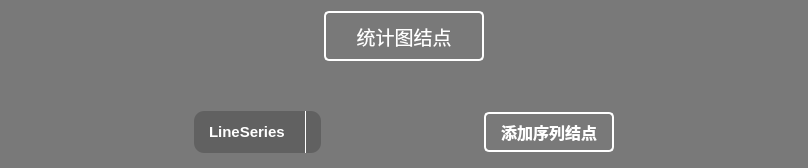
<?xml version="1.0" encoding="UTF-8"?>
<ui version="4.0">
 <class>GraphicsChartNode</class>
 <widget class="QWidget" name="GraphicsChartNode">
  <property name="geometry">
   <rect>
    <x>0</x>
    <y>0</y>
    <width>808</width>
    <height>168</height>
   </rect>
  </property>
  <property name="windowTitle">
   <string>Form</string>
  </property>
  <property name="styleSheet">
   <string notr="true">
background-color: rgb(121, 121, 121);
    color: #BBBBBB;
    font-family: &quot;Segoe UI&quot;;</string>
  </property>
  <layout class="QHBoxLayout" name="horizontalLayout_3">
   <item>
    <layout class="QVBoxLayout" name="verticalLayout_4">
     <item>
      <spacer name="verticalSpacer_3">
       <property name="orientation">
        <enum>Qt::Vertical</enum>
       </property>
       <property name="sizeHint" stdset="0">
        <size>
         <width>20</width>
         <height>40</height>
        </size>
       </property>
      </spacer>
     </item>
     <item>
      <widget class="Port" name="inputPort" native="true">
       <property name="minimumSize">
        <size>
         <width>16</width>
         <height>16</height>
        </size>
       </property>
      </widget>
     </item>
     <item>
      <spacer name="verticalSpacer_4">
       <property name="orientation">
        <enum>Qt::Vertical</enum>
       </property>
       <property name="sizeHint" stdset="0">
        <size>
         <width>20</width>
         <height>40</height>
        </size>
       </property>
      </spacer>
     </item>
    </layout>
   </item>
   <item>
    <layout class="QVBoxLayout" name="verticalLayout_3">
     <item>
      <layout class="QVBoxLayout" name="verticalLayout">
       <item>
        <layout class="QHBoxLayout" name="horizontalLayout_2">
         <item>
          <spacer name="horizontalSpacer_5">
           <property name="orientation">
            <enum>Qt::Horizontal</enum>
           </property>
           <property name="sizeHint" stdset="0">
            <size>
             <width>40</width>
             <height>20</height>
            </size>
           </property>
          </spacer>
         </item>
         <item>
          <widget class="QLabel" name="chartNodeName">
           <property name="minimumSize">
            <size>
             <width>160</width>
             <height>40</height>
            </size>
           </property>
           <property name="maximumSize">
            <size>
             <width>300</width>
             <height>120</height>
            </size>
           </property>
           <property name="font">
            <font>
             <family>Segoe UI</family>
             <pointsize>14</pointsize>
            </font>
           </property>
           <property name="layoutDirection">
            <enum>Qt::LeftToRight</enum>
           </property>
           <property name="autoFillBackground">
            <bool>false</bool>
           </property>
           <property name="styleSheet">
            <string notr="true">border:2px solid rgb(255, 255, 255) ;
border-radius:5px;
background-color: rgba(221, 221, 221, 0);
color: rgb(255, 255, 255);</string>
           </property>
           <property name="text">
            <string>统计图结点</string>
           </property>
           <property name="alignment">
            <set>Qt::AlignCenter</set>
           </property>
           <property name="wordWrap">
            <bool>true</bool>
           </property>
          </widget>
         </item>
         <item>
          <spacer name="horizontalSpacer_6">
           <property name="orientation">
            <enum>Qt::Horizontal</enum>
           </property>
           <property name="sizeHint" stdset="0">
            <size>
             <width>40</width>
             <height>20</height>
            </size>
           </property>
          </spacer>
         </item>
        </layout>
       </item>
       <item>
        <spacer name="horizontalSpacer">
         <property name="orientation">
          <enum>Qt::Horizontal</enum>
         </property>
         <property name="sizeType">
          <enum>QSizePolicy::Fixed</enum>
         </property>
         <property name="sizeHint" stdset="0">
          <size>
           <width>730</width>
           <height>20</height>
          </size>
         </property>
        </spacer>
       </item>
      </layout>
     </item>
     <item>
      <layout class="QVBoxLayout" name="verticalLayout_2">
       <item>
        <spacer name="horizontalSpacer_7">
         <property name="orientation">
          <enum>Qt::Horizontal</enum>
         </property>
         <property name="sizeType">
          <enum>QSizePolicy::Fixed</enum>
         </property>
         <property name="sizeHint" stdset="0">
          <size>
           <width>730</width>
           <height>20</height>
          </size>
         </property>
        </spacer>
       </item>
       <item>
        <layout class="QHBoxLayout" name="horizontalLayout">
         <item>
          <spacer name="horizontalSpacer_3">
           <property name="orientation">
            <enum>Qt::Horizontal</enum>
           </property>
           <property name="sizeHint" stdset="0">
            <size>
             <width>40</width>
             <height>20</height>
            </size>
           </property>
          </spacer>
         </item>
         <item>
          <widget class="QComboBox" name="comboBox">
           <property name="minimumSize">
            <size>
             <width>120</width>
             <height>42</height>
            </size>
           </property>
           <property name="font">
            <font>
             <family>Segoe UI</family>
             <pointsize>11</pointsize>
             <weight>75</weight>
             <bold>true</bold>
            </font>
           </property>
           <property name="styleSheet">
            <string notr="true">QComboBox {border-radius:10px;background:rgb(97, 97, 97);color:#ffffff;
padding-left:15px;
}  

QComboBox QAbstractItemView {background:rgb(189, 189, 189);color:#ffffff;} 
 

QComboBox::drop-down{
width: 15px;
border-left: 1px solid #ffffff; 
}    

QComboBox::down-arrow {image: url(:/img/img/xia.png);height:30px;width:15px;}   

QListView::item{padding-left:15px;background:rgb(152, 152, 152);color:#ffffff;}  

QListView::item:selected{ 
color:#DCDCDC;
background:rgb(94,167,255);
}   

QListView::item:hover{ 
color:#DCDCDC;
background:rgb(94,167,255);
}</string>
           </property>
           <item>
            <property name="text">
             <string>LineSeries</string>
            </property>
           </item>
           <item>
            <property name="text">
             <string>PieSeries</string>
            </property>
           </item>
           <item>
            <property name="text">
             <string>AreaSeries</string>
            </property>
           </item>
           <item>
            <property name="text">
             <string>ScatterSeries</string>
            </property>
           </item>
          </widget>
         </item>
         <item>
          <spacer name="horizontalSpacer_2">
           <property name="orientation">
            <enum>Qt::Horizontal</enum>
           </property>
           <property name="sizeHint" stdset="0">
            <size>
             <width>40</width>
             <height>20</height>
            </size>
           </property>
          </spacer>
         </item>
         <item>
          <widget class="QPushButton" name="addSeriesButton">
           <property name="minimumSize">
            <size>
             <width>130</width>
             <height>40</height>
            </size>
           </property>
           <property name="font">
            <font>
             <family>Segoe UI</family>
             <pointsize>12</pointsize>
             <weight>75</weight>
             <bold>true</bold>
            </font>
           </property>
           <property name="styleSheet">
            <string notr="true">border:2px solid rgb(255, 255, 255) ;
border-radius:5px;
background-color: rgba(221, 221, 221, 0);
color: rgb(255, 255, 255);</string>
           </property>
           <property name="text">
            <string>添加序列结点</string>
           </property>
          </widget>
         </item>
         <item>
          <spacer name="horizontalSpacer_4">
           <property name="orientation">
            <enum>Qt::Horizontal</enum>
           </property>
           <property name="sizeHint" stdset="0">
            <size>
             <width>40</width>
             <height>20</height>
            </size>
           </property>
          </spacer>
         </item>
        </layout>
       </item>
      </layout>
     </item>
    </layout>
   </item>
   <item>
    <layout class="QVBoxLayout" name="verticalLayout_5">
     <item>
      <spacer name="verticalSpacer">
       <property name="orientation">
        <enum>Qt::Vertical</enum>
       </property>
       <property name="sizeHint" stdset="0">
        <size>
         <width>20</width>
         <height>40</height>
        </size>
       </property>
      </spacer>
     </item>
     <item>
      <widget class="Port" name="outputPort" native="true">
       <property name="minimumSize">
        <size>
         <width>16</width>
         <height>16</height>
        </size>
       </property>
      </widget>
     </item>
     <item>
      <spacer name="verticalSpacer_2">
       <property name="orientation">
        <enum>Qt::Vertical</enum>
       </property>
       <property name="sizeHint" stdset="0">
        <size>
         <width>20</width>
         <height>40</height>
        </size>
       </property>
      </spacer>
     </item>
    </layout>
   </item>
  </layout>
 </widget>
 <customwidgets>
  <customwidget>
   <class>Port</class>
   <extends>QWidget</extends>
   <header>port.h</header>
  </customwidget>
 </customwidgets>
 <tabstops>
  <tabstop>addSeriesButton</tabstop>
  <tabstop>comboBox</tabstop>
 </tabstops>
 <resources/>
 <connections/>
</ui>
